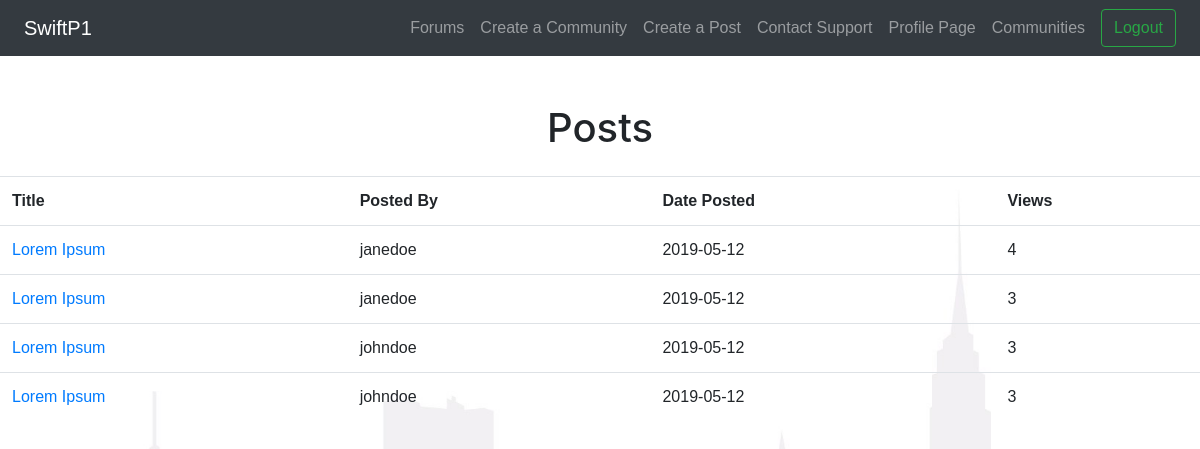
The page /forum.php?login=success (signed in) on the database its author committed.
### tables this page shows
CREATE TABLE `posts` (
  `post_id` int(11) NOT NULL AUTO_INCREMENT,
  `uid` int(11) NOT NULL,
  `title` tinytext NOT NULL,
  `content` longtext NOT NULL,
  `views` int(11) NOT NULL,
  `datePosted` date NOT NULL,
  PRIMARY KEY (`post_id`),
  KEY `uid` (`uid`),
  CONSTRAINT `posts_ibfk_1` FOREIGN KEY (`uid`) REFERENCES `users` (`uid`)
);

CREATE TABLE `users` (
  `uid` int(11) NOT NULL AUTO_INCREMENT,
  `password` longtext NOT NULL,
  `username` tinytext NOT NULL,
  `firstName` tinytext NOT NULL,
  `lastName` tinytext NOT NULL,
  `email` tinytext NOT NULL,
  PRIMARY KEY (`uid`)
);

### forum.php (the view, shortened to what this page needs)
<?php
require 'header.php';
    echo "<h1 class='text-center my-4'>Posts</h1>";
    require 'includes/db_conn.php';
    $sql = "SELECT posts.post_id, posts.title, posts.content, posts.datePosted, posts.views, users.username FROM posts INNER JOIN users ON posts.uid=users.uid;";
    $stmt = mysqli_stmt_init($conn);
    if(!mysqli_stmt_prepare($stmt, $sql)) {
        header("Location: ../login.php?error=". mysqli_error($conn));
        exit();
    } else {
        mysqli_stmt_execute($stmt);
        $result = mysqli_stmt_get_result($stmt);
        if ($row = mysqli_fetch_assoc($result)) {
            echo "<table class='table'>";
            echo "<tr><th>Title</th><th>Posted By</th><th>Date Posted</th><th>Views</th></tr>";
            while ($row = mysqli_fetch_assoc($result)){
                echo "<tr><td><a href='showpost.php?postId=".$row['post_id']."'>".$row['title']."</a></td><td>".$row['username']."</td><td>".$row['datePosted']."</td><td>".$row['views']."</td></tr>";
            }
            echo "</table>";
        } else {
            echo "<p> No Content </p>";
        }
    }
require 'footer.php';
?>
<link rel="stylesheet" href="./style.css">

### header.php (shortened to what this page needs)
<!DOCTYPE html>
<html lang="en">
<head>
    <link rel="stylesheet" href="https://maxcdn.bootstrapcdn.com/bootstrap/4.0.0/css/bootstrap.min.css"
>
</head>
<body>
    <header>
        <nav class="navbar navbar-expand-lg justify-content-between navbar-dark bg-dark pl-4 mb-5">
            <a class="navbar-brand" href="./index.php">SwiftP1</a>
            <div class="navbar-nav">
            <a class="nav-item nav-link" href="forum.php">Forums <span class="sr-only"></span></a>
            <a class="nav-item nav-link" href="createcommunity.php">Create a Community <span class="sr-only"></span></a>
            <a class="nav-item nav-link" href="newpost.php">Create a Post <span class="sr-only"></span></a>
            <a class="nav-item nav-link" href="supportpage.php">Contact Support <span class="sr-only"></span></a>
            <a class="nav-item nav-link" href="userprofile.php">Profile Page <span class="sr-only"></span></a>
            <a class="nav-item nav-link" href="testpage.php">Communities<span class="sr-only"></span></a>
            <?php
                if (isset($_SESSION['username'])) {
                    echo    '<form action="includes/logouthandler.php" method="post" class="form-inline mx-2">';
                    echo    '<button class="btn btn-outline-success" type="submit" name="submit-logout">Logout</button>';
                    echo    '</form>';
                }
            ?>
            </div>
        </nav>
    </header>

### footer.php
    <footer class="p-4">
    </footer>
</body>

### style.css (style rules this page uses)
* { margin: 0; padding: 0; box-sizing: border-box; font-family: 'Poppins', sans-serif; }
body { width: 100%; min-height: 100vh; background-image: url(./Savin-NY-Website-Background-Web.jpg); background-position: center; background-size: cover; }

### rows shown on the page
posts: title "Lorem Ipsum", uid.username "janedoe", datePosted "2019-05-12", views "4"
posts: title "Lorem Ipsum", uid.username "janedoe", datePosted "2019-05-12", views "3"
posts: title "Lorem Ipsum", uid.username "johndoe", datePosted "2019-05-12", views "3"
posts: title "Lorem Ipsum", uid.username "johndoe", datePosted "2019-05-12", views "3"
